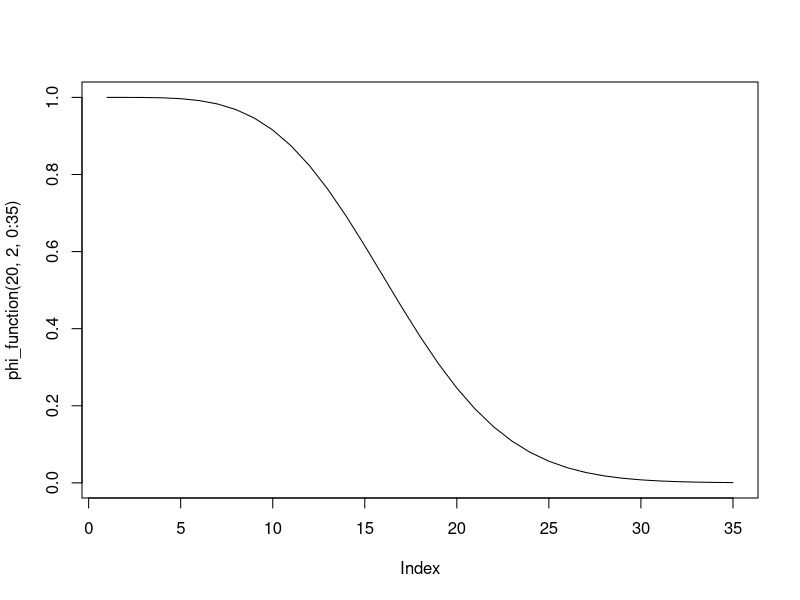
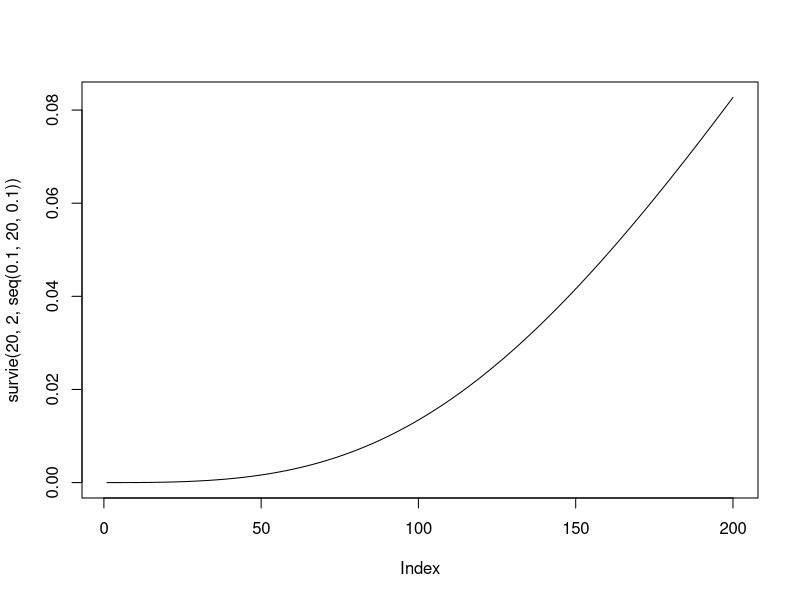

Recreate these plots in R, in order.
# TP 1 

## Question 1

phi <- function(x){
  rep <- ((x[3]*(1-(1-x[1])*(1-x[2]))*(1-(1-x[4])*(1-x[5])))+(1-x[3])*(1-(1-x[1]*x[4])*(1-x[2]*x[5])))*(1-(1-x[6]*x[7])*(1-x[8])*(1-x[9]))
  return(rep)
}

# question 2

phi_function <- function(lambda, beta, t){
  R1 <- 1-pweibull(t, shape = beta, scale = lambda)
  R2 <- 1-pweibull(t, shape = beta, scale = lambda)
  R3 <- 1-pweibull(t, shape = beta, scale = lambda)
  R4 <- 1-pweibull(t, shape = beta, scale = lambda)
  R5 <- 1-pweibull(t, shape = beta, scale = lambda)
  R6 <- 1-pweibull(t, shape = beta, scale = lambda)
  R7 <- 1-pweibull(t, shape = beta, scale = lambda)
  R8 <- 1-pweibull(t, shape = beta, scale = lambda)
  R9 <- 1-pweibull(t, shape = beta, scale = lambda)
  rep <- ((R3[t]*(1-(1-R1[t])*(1-R2[t]))*(1-(1-R4[t])*(1-R5[t])))+(1-R3[t])*(1-(1-R1[t]*R4[t])*(1-R2[t]*R5[t])))*(1-(1-R6[t]*R7[t])*(1-R8[t])*(1-R9[t]))
  return(rep)
}




## Question 3

plot(phi_function(20,2, 0:35), type = 'l')

## Question 4

survie <- function(lambda, beta, t){
  R1 <- 1-pweibull(t, shape = beta, scale = lambda)
  R2 <- 1-pweibull(t, shape = beta, scale = lambda)
  R3 <- 1-pweibull(t, shape = beta, scale = lambda)
  R4 <- 1-pweibull(t, shape = beta, scale = lambda)
  R5 <- 1-pweibull(t, shape = beta, scale = lambda)
  R6 <- 1-pweibull(t, shape = beta, scale = lambda)
  R7 <- 1-pweibull(t, shape = beta, scale = lambda)
  R8 <- 1-pweibull(t, shape = beta, scale = lambda)
  R9 <- 1-pweibull(t, shape = beta, scale = lambda)
  rep <- -log(((R3[t]*(1-(1-R1[t])*(1-R2[t]))*(1-(1-R4[t])*(1-R5[t])))+(1-R3[t])*(1-(1-R1[t]*R4[t])*(1-R2[t]*R5[t])))*(1-(1-R6[t]*R7[t])*(1-R8[t])*(1-R9[t]))/t)
  # rep <- -log(rep)/t
  return(rep)
  # rep <- -log(1 - phi_function(lambda, beta, t))/t
}

survie <- function(lambda, beta, t){
  rep=NULL
  for(i in 1:length(t)){
    R1 <- 1-pweibull(t[i], shape = beta, scale = lambda)
    R2 <- 1-pweibull(t[i], shape = beta, scale = lambda)
    R3 <- 1-pweibull(t[i], shape = beta, scale = lambda)
    R4 <- 1-pweibull(t[i], shape = beta, scale = lambda)
    R5 <- 1-pweibull(t[i], shape = beta, scale = lambda)
    R6 <- 1-pweibull(t[i], shape = beta, scale = lambda)
    R7 <- 1-pweibull(t[i], shape = beta, scale = lambda)
    R8 <- 1-pweibull(t[i], shape = beta, scale = lambda)
    R9 <- 1-pweibull(t[i], shape = beta, scale = lambda)
    rep[i] <- -log(((R3*(1-(1-R1)*(1-R2))*(1-(1-R4)*(1-R5)))+(1-R3)*(1-(1-R1*R4)*(1-R2*R5)))*(1-(1-R6*R7)*(1-R8)*(1-R9)))/t[i]
  }
  return(rep)
}


survie(20, 2, seq(0.1, 20, 0.1))
plot(survie(20, 2, seq(0.1, 20, 0.1)), type = 'l')
